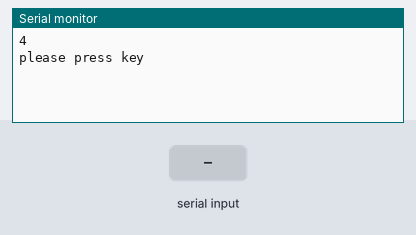
The sketch below on a simulated Arduino Uno, built with avr-gcc and run on an emulated ATmega328P. Parts: the last lines printed to the serial monitor. The test bench sets the inputs (shaded band). Random numbers use the default seed unless the sketch sets one.

Above: at 1.2 s.
1.3 s: "90,45\n" received over Serial
At 2.5 s:
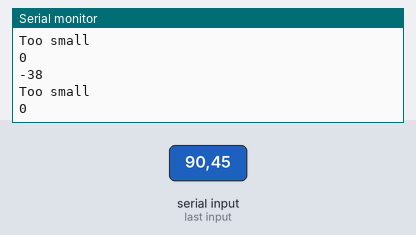
2.8 s: "30,150\n" received over Serial
At 3.5 s:
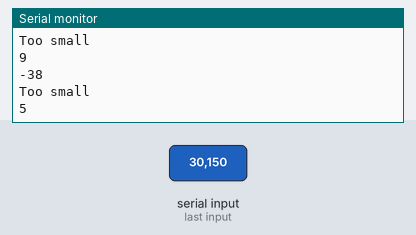
4.3 s: "5\n" received over Serial
At 4.8 s:
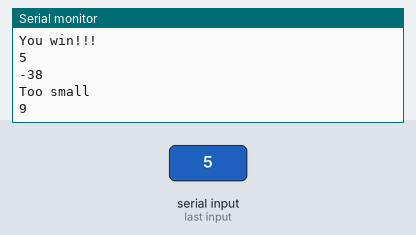
Timing chart, 0 to 7.3 s (numbered marks = the images above; inputs shaded):
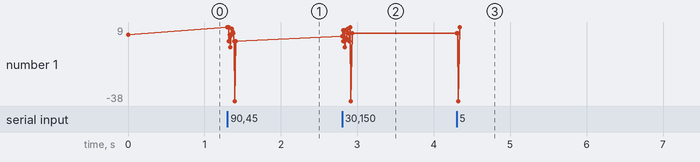

Measured:
- after the input at 1.3 s, the serial monitor: prints a new line at once (image 1)
- after the input at 2.8 s, the serial monitor: prints a new line at once (image 2)
- after the input at 4.3 s, the serial monitor: prints a new line at once (image 3)
- plotted number 1: 4 → 0 after the input at 1.3 s

The sketch:

random.ino
```cpp
long r_num ;
int incom = 0;

 void setup() {
 randomSeed(analogRead(0));
 r_num =random(10);
 Serial.begin(9600);
 Serial.println(r_num);
 Serial.println("please press key");
 }
void loop() {
if(Serial.available() > 0) {
 incom = Serial.read()-48;
  Serial.println(incom);
    if (incom == r_num ){
    Serial.println("You win!!!");
    }
   else if (incom < r_num ){
    Serial.println("Too small ");
     }
  else if (incom > r_num){
    Serial.println("Too large");
     }
  r_num = random(10);
 Serial.println(r_num);


      }
}
```
